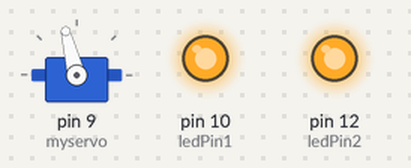
The sketch below on a simulated Arduino Uno, built with avr-gcc and run on an emulated ATmega328P. On the bench: servo, output pins drawn as LEDs (lit = HIGH).

Above: at 0.05 s.
At 5.95 s:
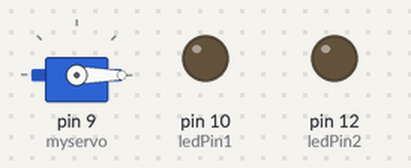
Timing chart, 0 to 7.8 s (numbered marks = the images above):
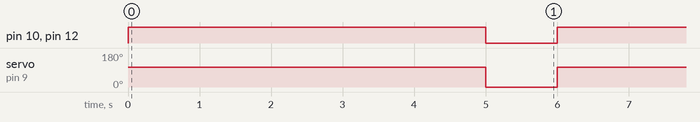

The sketch:

PickerBot.ino
```cpp
#include <Servo.h>
Servo myservo;
const int ledPin1 = 10;
const int ledPin2 = 12;
int val;

void setup() {
  pinMode(ledPin1, OUTPUT);
  pinMode(ledPin2,OUTPUT);
  myservo.attach(9);
  //myservo.write(90);
}

void loop() {
   forward();
   delay (5000);
   halt();
   delay(1000);
 }


void forward(){
  digitalWrite(ledPin1, HIGH);
  digitalWrite(ledPin2,HIGH);
  val = 600;
  val = map(val, 0, 1023, 0, 179);
  myservo.write(val);
 }
void halt(){
  digitalWrite(ledPin1, LOW);
  digitalWrite(ledPin2,LOW);
  val = 0;
  val = map(val, 0, 1023, 0, 179);
  myservo.write(val);
}
```

Measured:
- by itself, pin 10 (ledPin1), pin 12 (ledPin2): alternates HIGH for 5.0 s and LOW for 1.0 s
- by itself, servo on pin 9 (myservo): alternates 104° for 5.0 s and 0° for 1.0 s
